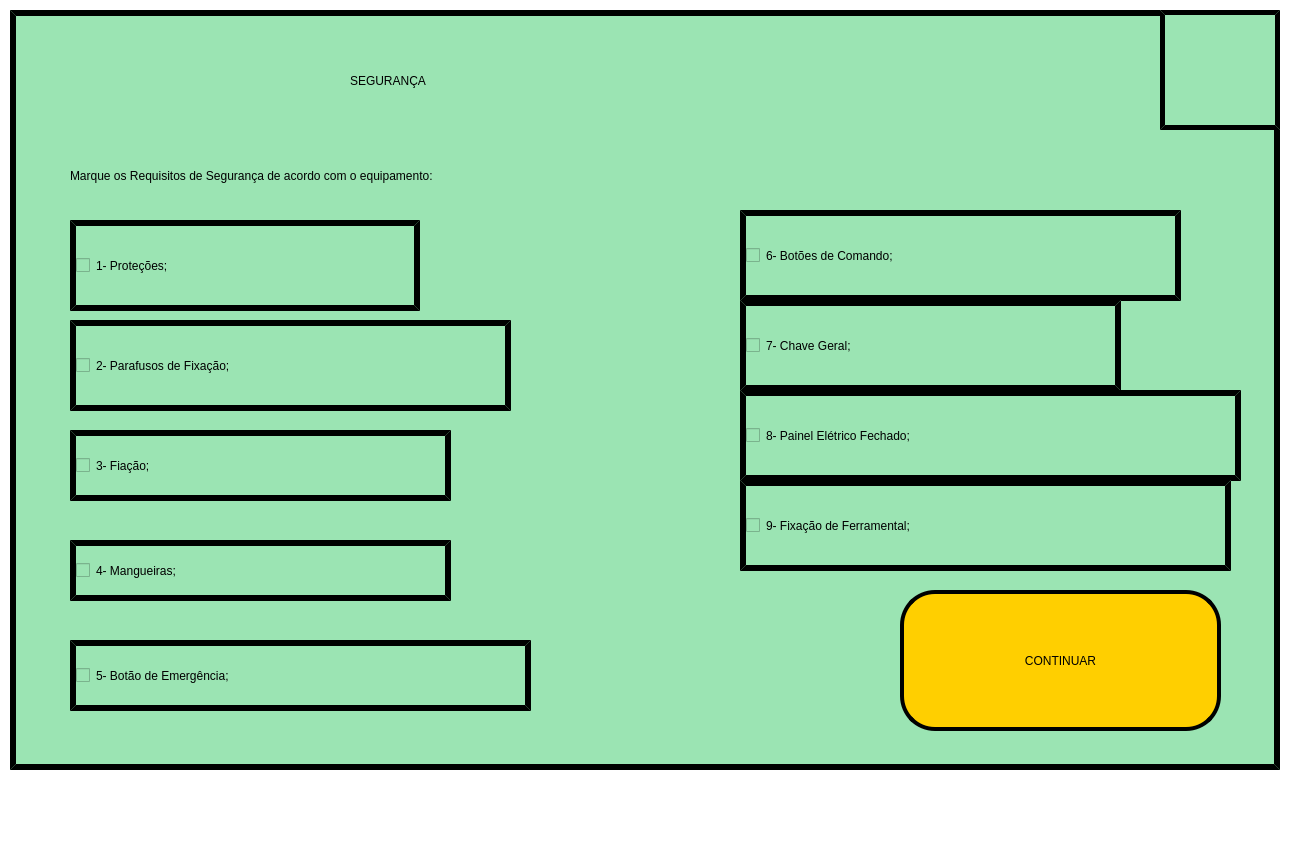
<?xml version="1.0" encoding="UTF-8"?>
<ui version="4.0">
 <class>Liberacao_Seguranca</class>
 <widget class="QMainWindow" name="Liberacao_Seguranca">
  <property name="geometry">
   <rect>
    <x>0</x>
    <y>0</y>
    <width>1290</width>
    <height>841</height>
   </rect>
  </property>
  <property name="minimumSize">
   <size>
    <width>1290</width>
    <height>841</height>
   </size>
  </property>
  <property name="maximumSize">
   <size>
    <width>1290</width>
    <height>841</height>
   </size>
  </property>
  <property name="windowTitle">
   <string>MainWindow</string>
  </property>
  <property name="styleSheet">
   <string notr="true">background-color: rgb(255, 255, 255);</string>
  </property>
  <widget class="QWidget" name="centralwidget">
   <widget class="QLabel" name="Label_Borda">
    <property name="geometry">
     <rect>
      <x>0</x>
      <y>783</y>
      <width>1290</width>
      <height>18</height>
     </rect>
    </property>
    <property name="text">
     <string/>
    </property>
    <property name="pixmap">
     <pixmap>Imagens/Borda.png</pixmap>
    </property>
    <property name="scaledContents">
     <bool>true</bool>
    </property>
   </widget>
   <widget class="QFrame" name="Liberacao_Seguranca_2">
    <property name="geometry">
     <rect>
      <x>10</x>
      <y>10</y>
      <width>1270</width>
      <height>760</height>
     </rect>
    </property>
    <property name="styleSheet">
     <string notr="true">background-color: rgb(155, 228, 179);
border-style: outset;




border-color: rgb(0, 0, 0);
border-width:6px;
</string>
    </property>
    <property name="frameShape">
     <enum>QFrame::StyledPanel</enum>
    </property>
    <property name="frameShadow">
     <enum>QFrame::Raised</enum>
    </property>
    <widget class="QLabel" name="Label_Seguranca">
     <property name="geometry">
      <rect>
       <x>340</x>
       <y>10</y>
       <width>601</width>
       <height>121</height>
      </rect>
     </property>
     <property name="styleSheet">
      <string notr="true">border-style: outset;




border-color: rgb(0, 0, 0);
border-width:0px;

font: 75 65pt &quot;Bosch Sans Bold&quot;;</string>
     </property>
     <property name="text">
      <string>SEGURANÇA</string>
     </property>
    </widget>
    <widget class="QCheckBox" name="checkBox_1">
     <property name="geometry">
      <rect>
       <x>60</x>
       <y>210</y>
       <width>350</width>
       <height>91</height>
      </rect>
     </property>
     <property name="styleSheet">
      <string notr="true">


QCheckBox::indicator
{
width : 37px;
height : 37px;
background-color:white;
border-style: outset;
border-color: rgb(0, 0, 0);
border-width:3px;
}
QCheckBox::indicator:checked {
   background-color:rgb(255, 207, 0);
}

border-style: inside;

border-color: rgb(0, 0, 0);
border-width:0px;
font: 75 25pt &quot;Bosch Sans Bold&quot;;</string>
     </property>
     <property name="text">
      <string>1- Proteções;</string>
     </property>
    </widget>
    <widget class="QPushButton" name="botao_continuar">
     <property name="geometry">
      <rect>
       <x>890</x>
       <y>580</y>
       <width>321</width>
       <height>141</height>
      </rect>
     </property>
     <property name="styleSheet">
      <string notr="true">background-color: rgb(255, 207, 0);
border-style: outset;
border-radius: 35px;



border-color: rgb(0, 0, 0);
border-width:4px;

font: 75 35pt &quot;Bosch Sans Bold&quot;;</string>
     </property>
     <property name="text">
      <string>CONTINUAR</string>
     </property>
    </widget>
    <widget class="QCheckBox" name="checkBox_2">
     <property name="geometry">
      <rect>
       <x>60</x>
       <y>310</y>
       <width>441</width>
       <height>91</height>
      </rect>
     </property>
     <property name="styleSheet">
      <string notr="true">


QCheckBox::indicator
{
width : 37px;
height : 37px;
background-color:white;
border-style: outset;
border-color: rgb(0, 0, 0);
border-width:3px;
}
QCheckBox::indicator:checked {
   background-color:rgb(255, 207, 0);
}

border-style: inside;

border-color: rgb(0, 0, 0);
border-width:0px;
font: 75 25pt &quot;Bosch Sans Bold&quot;;
</string>
     </property>
     <property name="text">
      <string>2- Parafusos de Fixação;</string>
     </property>
    </widget>
    <widget class="QCheckBox" name="checkBox_3">
     <property name="geometry">
      <rect>
       <x>60</x>
       <y>420</y>
       <width>381</width>
       <height>71</height>
      </rect>
     </property>
     <property name="styleSheet">
      <string notr="true">


QCheckBox::indicator
{
width : 37px;
height : 37px;
background-color:white;
border-style: outset;
border-color: rgb(0, 0, 0);
border-width:3px;
}
QCheckBox::indicator:checked {
   background-color:rgb(255, 207, 0);
}

border-style: inside;

border-color: rgb(0, 0, 0);
border-width:0px;
font: 75 25pt &quot;Bosch Sans Bold&quot;;</string>
     </property>
     <property name="text">
      <string>3- Fiação;</string>
     </property>
    </widget>
    <widget class="QCheckBox" name="checkBox_4">
     <property name="geometry">
      <rect>
       <x>60</x>
       <y>530</y>
       <width>381</width>
       <height>61</height>
      </rect>
     </property>
     <property name="styleSheet">
      <string notr="true">


QCheckBox::indicator
{
width : 37px;
height : 37px;
background-color:white;
border-style: outset;
border-color: rgb(0, 0, 0);
border-width:3px;
}
QCheckBox::indicator:checked {
   background-color:rgb(255, 207, 0);
}

border-style: inside;

border-color: rgb(0, 0, 0);
border-width:0px;
font: 75 25pt &quot;Bosch Sans Bold&quot;;</string>
     </property>
     <property name="text">
      <string>4- Mangueiras;</string>
     </property>
    </widget>
    <widget class="QCheckBox" name="checkBox_5">
     <property name="geometry">
      <rect>
       <x>60</x>
       <y>630</y>
       <width>461</width>
       <height>71</height>
      </rect>
     </property>
     <property name="styleSheet">
      <string notr="true">


QCheckBox::indicator
{
width : 37px;
height : 37px;
background-color:white;
border-style: outset;
border-color: rgb(0, 0, 0);
border-width:3px;
}
QCheckBox::indicator:checked {
   background-color:rgb(255, 207, 0);
}

border-style: inside;

border-color: rgb(0, 0, 0);
border-width:0px;
font: 75 25pt &quot;Bosch Sans Bold&quot;;</string>
     </property>
     <property name="text">
      <string>5- Botão de Emergência;</string>
     </property>
    </widget>
    <widget class="QCheckBox" name="checkBox_6">
     <property name="geometry">
      <rect>
       <x>730</x>
       <y>200</y>
       <width>441</width>
       <height>91</height>
      </rect>
     </property>
     <property name="styleSheet">
      <string notr="true">


QCheckBox::indicator
{
width : 37px;
height : 37px;
background-color:white;
border-style: outset;
border-color: rgb(0, 0, 0);
border-width:3px;
}
QCheckBox::indicator:checked {
   background-color:rgb(255, 207, 0);
}

border-style: inside;

border-color: rgb(0, 0, 0);
border-width:0px;
font: 75 25pt &quot;Bosch Sans Bold&quot;;</string>
     </property>
     <property name="text">
      <string>6- Botões de Comando;</string>
     </property>
    </widget>
    <widget class="QCheckBox" name="checkBox_7">
     <property name="geometry">
      <rect>
       <x>730</x>
       <y>290</y>
       <width>381</width>
       <height>91</height>
      </rect>
     </property>
     <property name="styleSheet">
      <string notr="true">


QCheckBox::indicator
{
width : 37px;
height : 37px;
background-color:white;
border-style: outset;
border-color: rgb(0, 0, 0);
border-width:3px;
}
QCheckBox::indicator:checked {
   background-color:rgb(255, 207, 0);
}

border-style: inside;

border-color: rgb(0, 0, 0);
border-width:0px;
font: 75 25pt &quot;Bosch Sans Bold&quot;;</string>
     </property>
     <property name="text">
      <string>7- Chave Geral;</string>
     </property>
    </widget>
    <widget class="QCheckBox" name="checkBox_8">
     <property name="geometry">
      <rect>
       <x>730</x>
       <y>380</y>
       <width>501</width>
       <height>91</height>
      </rect>
     </property>
     <property name="styleSheet">
      <string notr="true">


QCheckBox::indicator
{
width : 37px;
height : 37px;
background-color:white;
border-style: outset;
border-color: rgb(0, 0, 0);
border-width:3px;
}
QCheckBox::indicator:checked {
   background-color:rgb(255, 207, 0);
}

border-style: inside;

border-color: rgb(0, 0, 0);
border-width:0px;
font: 75 25pt &quot;Bosch Sans Bold&quot;;
</string>
     </property>
     <property name="text">
      <string>8- Painel Elétrico Fechado;</string>
     </property>
    </widget>
    <widget class="QCheckBox" name="checkBox_9">
     <property name="geometry">
      <rect>
       <x>730</x>
       <y>470</y>
       <width>491</width>
       <height>91</height>
      </rect>
     </property>
     <property name="styleSheet">
      <string notr="true">


QCheckBox::indicator
{
width : 37px;
height : 37px;
background-color:white;
border-style: outset;
border-color: rgb(0, 0, 0);
border-width:3px;
}
QCheckBox::indicator:checked {
   background-color:rgb(255, 207, 0);
}

border-style: inside;

border-color: rgb(0, 0, 0);
border-width:0px;
font: 75 25pt &quot;Bosch Sans Bold&quot;;</string>
     </property>
     <property name="text">
      <string>9- Fixação de Ferramental;</string>
     </property>
    </widget>
    <widget class="QLabel" name="Label_titulo">
     <property name="geometry">
      <rect>
       <x>60</x>
       <y>140</y>
       <width>1131</width>
       <height>51</height>
      </rect>
     </property>
     <property name="styleSheet">
      <string notr="true">border-style: outset;




border-color: rgb(0, 0, 0);
border-width:0px;

font: 75 25pt &quot;Bosch Sans Bold&quot;;</string>
     </property>
     <property name="text">
      <string>Marque os Requisitos de Segurança de acordo com o equipamento:</string>
     </property>
    </widget>
    <widget class="QPushButton" name="botao_home">
     <property name="geometry">
      <rect>
       <x>1150</x>
       <y>0</y>
       <width>120</width>
       <height>120</height>
      </rect>
     </property>
     <property name="styleSheet">
      <string notr="true">border-style: outset;
border-color: rgb(0, 0, 0);
border-width:5px;</string>
     </property>
     <property name="text">
      <string/>
     </property>
     <property name="icon">
      <iconset>
       <normaloff>imagens/Home.Liberacao.png</normaloff>imagens/Home.Liberacao.png</iconset>
     </property>
     <property name="iconSize">
      <size>
       <width>105</width>
       <height>105</height>
      </size>
     </property>
    </widget>
   </widget>
  </widget>
  <widget class="QMenuBar" name="menubar">
   <property name="geometry">
    <rect>
     <x>0</x>
     <y>0</y>
     <width>1290</width>
     <height>21</height>
    </rect>
   </property>
  </widget>
  <widget class="QStatusBar" name="statusbar"/>
 </widget>
 <resources/>
 <connections/>
</ui>
